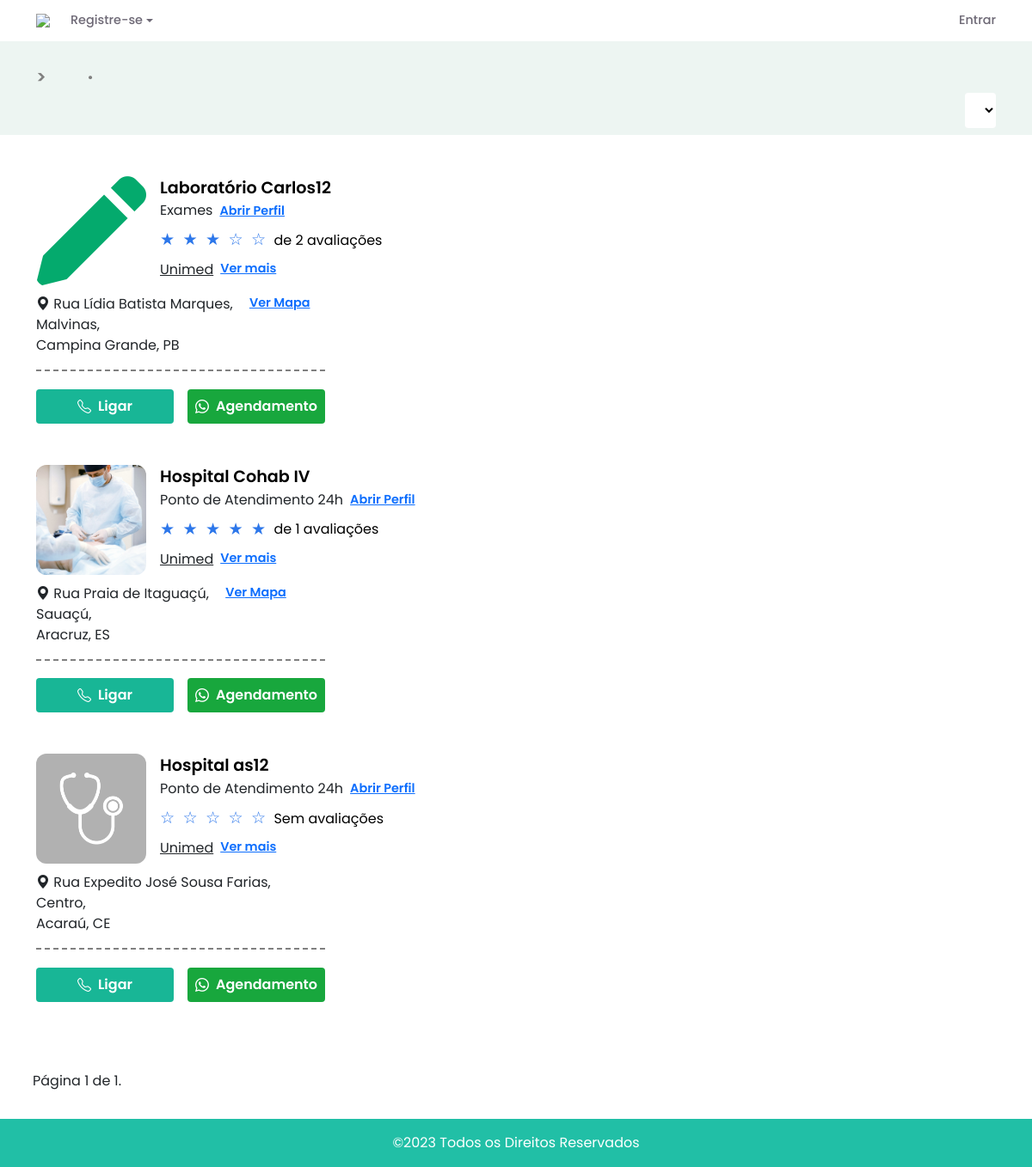
Screenshot of /clinicas/ with the database file from the repository.
### usuarios/models.py (models this page shows, shortened)
class CustomUser(AbstractBaseUser, PermissionsMixin):
    nome = models.CharField(_('nome'), max_length=30, blank=True)
    sobrenome = models.CharField(_('sobrenome'), max_length=30, blank=True)
    email = models.EmailField(_('email address'), unique=True)
    username = models.CharField(_('cpf'), max_length=30, unique=True)
    telefone = models.CharField(_('telefone'), max_length=20, blank=True)
    date_joined = models.DateTimeField(_('date joined'), default=timezone.now)
    is_staff = models.BooleanField(_('staff status'), default=False)
    email_verification_token = models.UUIDField(default=uuid.uuid4, editable=False)
    email_verified = models.BooleanField(default=True)
    stripe_customer_id = models.CharField(max_length=50, blank=True, null=True)
    objects = CustomUserManager()
    USERNAME_FIELD = 'email'
    REQUIRED_FIELDS = ['username']
    class Meta:
        verbose_name = _('user')
        verbose_name_plural = _('users')
    groups = models.ManyToManyField(
        'auth.Group',
        verbose_name=_('groups'),
        blank=True,
        help_text=_('The groups this user belongs to. A user will get all permissions granted to each of their groups.'),
        related_name="customuser_groups",
        related_query_name="customuser",
    )
    user_permissions = models.ManyToManyField(
        'auth.Permission',
        verbose_name=_('user permissions'),
        blank=True,
        help_text=_('Specific permissions for this user.'),
        related_name="customuser_user_permissions",
        related_query_name="customuser",
    )

class Clinica(CustomUser):
    is_active = models.BooleanField(_('active'), default=False)
    estados = models.ManyToManyField('Estado', blank=True)
    cidades = models.ManyToManyField('Cidade', blank=True)
    bairros = models.ManyToManyField('Bairro', blank=True)
    convenios = models.ManyToManyField('Convenio', blank=True)
    tipo_clinica = models.ManyToManyField('TipoClinica', blank=True)
    tipo_profissional = models.ManyToManyField('TipoProfissional', blank=True)
    especialidades = models.ManyToManyField('Especialidade')
    servicos = models.ManyToManyField('Servico', blank=True)
    idiomas = models.ManyToManyField('Idioma', blank=True)
    foto = models.ImageField(upload_to='images/', blank=True, null=True, default="/images/unknown.png")
    ceps = models.ManyToManyField(CEP, blank=True, related_name='clinicas')
    enderecos = models.ManyToManyField(Endereco, blank=True, related_name='clinicas')
    descricao = models. TextField(blank=True)
    avaliacoes = GenericRelation(Avaliacao)
    perguntas = models.ManyToManyField(PerguntaResposta, blank=True, related_name='clinicas')
    galeria = models.ManyToManyField(Foto, blank=True, related_name='clinicas')

class CustomUser(AbstractBaseUser, PermissionsMixin):
    nome = models.CharField(_('nome'), max_length=30, blank=True)
    sobrenome = models.CharField(_('sobrenome'), max_length=30, blank=True)
    email = models.EmailField(_('email address'), unique=True)
    username = models.CharField(_('cpf'), max_length=30, unique=True)
    telefone = models.CharField(_('telefone'), max_length=20, blank=True)
    date_joined = models.DateTimeField(_('date joined'), default=timezone.now)
    is_staff = models.BooleanField(_('staff status'), default=False)
    email_verification_token = models.UUIDField(default=uuid.uuid4, editable=False)
    email_verified = models.BooleanField(default=True)
    stripe_customer_id = models.CharField(max_length=50, blank=True, null=True)
    objects = CustomUserManager()
    USERNAME_FIELD = 'email'
    REQUIRED_FIELDS = ['username']
    class Meta:
        verbose_name = _('user')
        verbose_name_plural = _('users')
    groups = models.ManyToManyField(
        'auth.Group',
        verbose_name=_('groups'),
        blank=True,
        help_text=_('The groups this user belongs to. A user will get all permissions granted to each of their groups.'),
        related_name="customuser_groups",
        related_query_name="customuser",
    )
    user_permissions = models.ManyToManyField(
        'auth.Permission',
        verbose_name=_('user permissions'),
        blank=True,
        help_text=_('Specific permissions for this user.'),
        related_name="customuser_user_permissions",
        related_query_name="customuser",
    )

class Convenio(models.Model):
    nome = models.CharField(max_length=100)
    tipo_profissional = models.CharField(max_length=50, choices=CONVENIO_CHOICES, blank=True)

class Endereco(models.Model):
    rua = models.CharField(max_length=255)
    numero = models.IntegerField(null=True, blank=True)
    complemento = models.CharField(max_length=50, null=True, blank=True)
    bairro = models.ForeignKey(Bairro, on_delete=models.CASCADE)
    cidade = models.ForeignKey(Cidade, on_delete=models.CASCADE)
    estado = models.ForeignKey(Estado, on_delete=models.CASCADE)
    cep = models.ForeignKey(CEP, on_delete=models.CASCADE)
    latitude = models.FloatField(null=True, blank=True)
    longitude = models.FloatField(null=True, blank=True)
    profissional = models.ForeignKey('Profissional', related_name='enderecos_fk', on_delete=models.CASCADE, null=True, blank=True)
    clinica = models.ForeignKey('Clinica', related_name='enderecos_fk', on_delete=models.CASCADE, null=True, blank=True)

class Bairro(models.Model):
    nome = models.CharField(max_length=255)
    cidade = models.ForeignKey(Cidade, on_delete=models.CASCADE)
    def __str__(self):
        return self.nome

class Cidade(models.Model):
    estado = models.ForeignKey(Estado, related_name='cidades', on_delete=models.CASCADE)
    nome = models.CharField(max_length=100)
    def __str__(self):
        return self.nome

class Estado(models.Model):
    nome = models.CharField(max_length=100)
    def __str__(self):
        return self.nome

### core/views.py (the view)
# urls.py: path('clinicas/', listar_clinicas, name='listar_clinicas'),
def listar_clinicas(request):
    q_objects = Q(is_active=True, email_verified=True)
    tipo_clinica = request.GET.get('tipo_clinica', None)
    especialidade = request.GET.get('especialidade', None)
    estados = request.GET.get('estados', None)
    tipo_profissional = request.GET.get('tipo_profissional', None)
    bairros = request.GET.getlist('bairro', None)  # Obtém uma lista de bairros
    cidades = request.GET.get('cidades', None)
    convenios = request.GET.get('convenios', None)
    if tipo_clinica:
        q_objects &= Q(tipo_clinica__nome__icontains=tipo_clinica)
    if tipo_profissional:
        q_objects &= Q(tipo_profissional__nome__icontains=tipo_profissional)
    if especialidade:
        q_objects &= Q(especialidades__nome__icontains=especialidade)
    if estados:
        q_objects &= Q(estados__nome__icontains=estados)
    if cidades:
        q_objects &= Q(cidades__nome__icontains=cidades)
    if bairros:
        q_objects &= Q(bairro__nome__in=bairros)
    if convenios:
        q_objects &=Q(convenios__nome__icontains=convenios)
    avaliacoes = Clinica.objects.aggregate(media=Avg('avaliacoes__rating'), total_avaliacoes=Count('avaliacoes'))
    print("Média Geral das Clínicas:", avaliacoes)
    queryset = Clinica.objects.filter(q_objects).annotate(
        media=Avg('avaliacoes__rating'),  # Média das avaliações para cada clínica
        total_avaliacoes=Count('avaliacoes')  # Total de avaliações para cada clínica
    ).order_by('nome')
    has_emergency_subquery = Clinica.tipo_clinica.through.objects.filter(
        clinica_id=OuterRef('id'),
        tipoclinica__nome__icontains='Emergência'
    )
    queryset = queryset.annotate(has_emergency=Exists(has_emergency_subquery))
    paginator = Paginator(queryset, 10)
    page = request.GET.get('page')
    try:
        clinicas = paginator.page(page)
    except PageNotAnInteger:
        clinicas = paginator.page(1)
    except EmptyPage:
        clinicas = paginator.page(paginator.num_pages)
    context = {
        'clinicas': clinicas,
        'avaliacao': avaliacoes['media'],
        'total_avaliacoes': avaliacoes['total_avaliacoes']
    }
    return render(request, 'core/listar_clinicas.html', context)

### saudebras/templatetags/floor.py (called while the page is built)
@register.filter
def floor(value):
    return math_floor(value)

### saudebras/templates/core/listar_clinicas.html (shortened to what this page needs)
{% extends 'core/base.html' %}
{% load static %}
{% block 'conteudo' %}
 <div class="fluid-container w-100" style="background-color:#EDF5F2;">
          <div class="mt-4 container d-flex flex-column align-items-center justify-content-center">
            <div class="listarHeader d-flex w-100 justify-content-between">
              <div class="d-flex  justify-content-center flex-column align-items-start">
                <div class="d-flex align-items-center" style="gap:1rem;">
                   <span style="font-weight:600;color:gray; font-size:1.3rem;">&gt;</span>
          <span style="font-weight:600;color:gray; font-size:1.5rem;" >&#183;
          </span>
        </div>
        </div>
          </div>
          <form id="cidade_form"  class="mb-2 w-100 d-flex justify-content-end">
            <select style="max-width: 20rem; border-radius:4px; border:none; outline:none; background:#fff; " class="w-30 p-2" id="convenios_select">
            </select>
          </form>
        </div>
        </div>
        <div class="container mt-5 d-flex justify-content-between" style=" flex-grow:1;">
          <div class="clinicaDiv">
          {% for clinica in clinicas %}
          <div class="mb-5">
            <div class="d-flex flex-column align-items-start justify-content-center">
            <div class="d-flex" style="gap:1rem;">
              <img class="profImg" style="width: 8rem; height:8rem; object-fit:cover; border-radius:12px;" src="{{ clinica.foto.url }}">
              <div class="d-flex flex-column">
                <span style="color:#000 !important; font-size:1.2rem !important; font-weight:600;">{% if not clinica.has_emergency %}Laboratório{% else %}Hospital{% endif %}
                 {{ clinica.nome }}</span>
                <div class="d-flex mb-2">
                  {% if not clinica.has_emergency %}Exames{% else %}Ponto de Atendimento 24h{% endif %}
                <a class="verProf d-flex align-items-center text-center justify-content-center"  style="text-decoration: underline !important; font-size:.9rem; font-weight:600; margin-left:.5rem;" href="{% url 'perfil_clinica' clinica.id %}">Abrir Perfil</a>
              </div>
              {% load floor %}
<span style="font-size:1rem; color:#000 !important;">
    <div class="rating-display d-flex align-items-center mb-2">
        <div class="rating">
            {% if clinica.media %}
                {% with full_stars=clinica.media|floor half_stars=clinica.media|floatformat:"-1"|slice:"-1" %}
                    {% for i in "12345"|make_list %}
                        {% if i|add:"0" <= full_stars|add:"0" %}
                            <span style="font-size:1.2rem !important;" class="star1 full">&#9733;</span>
                        {% elif i|add:"0" == full_stars|add:"0"|add:1 and half_stars == "5" %}
                            <span style="font-size:1.2rem !important;" class="star1 half">&#189;</span>
                        {% else %}
                            <span style="font-size:1.2rem !important;" class="star1">&#9734;</span>
                        {% endif %}
                    {% endfor %}
                {% endwith %}
            {% else %}
                {% for i in "12345"|make_list %}
                    <span style="font-size:1.2rem !important;" class="star1">&#9734;</span>
                {% endfor %}
            {% endif %}
        </div>
        &nbsp;{% if clinica.total_avaliacoes %} <span class="totalAV"> de {{ clinica.total_avaliacoes }} avaliações</span> {% else %}<span class="totalAV">Sem avaliações</span> {% endif %}
    </div>
</span>
            <div class="d-flex mb-3">
              {% for convenio in clinica.convenios.all %}
                {% if forloop.counter < 2 %}
                  <span style="margin-right: .5rem !important; text-decoration:underline;">{{ convenio.nome }}</span>
                {% endif %}
              {% endfor %}
              {% if clinica.convenios.all.count > 1 %}
                <a href="#" style="text-decoration: underline !important; font-size:.9rem; font-weight:600;" data-bs-toggle="modal" data-bs-target="#conveniosModal-{{ clinica.id }}">Ver mais</a>
              {% endif %}
            </div>
              </div>
            </div>
              <div class="d-flex mb-3">
                {% for enderecos in clinica.enderecos.all %}
                {% if forloop.first %}
              <span style="margin-right:  .7rem !important;"><i class="bi bi-geo-alt-fill"></i>&nbsp;{{ enderecos.rua }},<br>{{enderecos.bairro}},<br>{{enderecos.cidade}},&nbsp;{{enderecos.estado}}</span>
              {% endif %}
            {% endfor %}
            {% for enderecos in clinica.enderecos.all %}
            {%if enderecos.latitude != None and enderecos.longitude != None %}
            {% if forloop.first %}
            <a href="#" class="showMapModal"
            data-latitude="{{ enderecos.latitude }}"
            data-longitude="{{ enderecos.longitude }}" style="text-decoration: underline !important; font-size:.9rem; font-weight:600; margin-left:.5rem;">Ver Mapa</a>
            {% endif %}
                {%endif%}
                {% endfor %}
              </div>
              <div class="d-flex justify-content-start align-items-center" style="gap:1rem; max-width:100%; border-top: dashed 2px gray;
              padding-top: 1.3rem;">
              {%if user.is_authenticated%}
              <a href="tel:{{ clinica.telefone|slice:":1" }}" style="display: flex; align-items: center; gap: 0.5rem;  justify-content:center; background:#18B696; width:10rem; max-width:100%; color:#fff; border-radius:4px; font-weight:600;" class="p-2 text-center"><i class="bi bi-telephone"></i> Ligar</a>
                <a class="agendamento-btn p-2 text-center" data-phone="{{ clinica.telefone }}" data-nome="{{clinica.nome}}" style="display: flex; align-items: center; justify-content:center; gap: 0.5rem; background:#18A73D;width:10rem; max-width:100%; border-radius:4px; color:#fff; font-weight:600;" href="{{clinica.telefone}}"><i class="bi bi-whatsapp"></i> Agendamento</a>
                {%else%}
                <a href="{% url 'login' %}" style="display: flex; align-items: center; gap: 0.5rem;  justify-content:center; background:#18B696; width:10rem; max-width:100%; color:#fff; border-radius:4px; font-weight:600;" class="p-2 text-center"><i class="bi bi-telephone"></i> Ligar</a>
                <a class=" p-2 text-center" style="display: flex; align-items: center; justify-content:center; gap: 0.5rem; background:#18A73D;width:10rem; max-width:100%; border-radius:4px; color:#fff; font-weight:600;" href="{% url 'login' %}"><i class="bi bi-whatsapp"></i> Agendamento</a>
                {%endif%}
              </div>
            </div>
          </div>
        {% endfor %}
        </div>
        <div id="mapStatic" style="height: 100%; width: 30%;"></div>
      </div>
{% load url_filters %}
<div class="container p-2 mt-4 mb-4 pagination">
{% with queries=request.GET.copy %}
<div class="pagination">
    <span class="step-links">
        <span class="current">
            Página {{ clinicas.number }} de {{ clinicas.paginator.num_pages }}.
        </span>
    </span>
</div>
{% endwith %}
</div>
{% endblock %}

### saudebras/static/css/home.css (style rules this page uses)
:root { --btn-color: #55ec8f; --border-color: #ffffff; --background-color: rgb(255, 255, 255); --btn-color-gradient: #21BFA6 ; }
.star, .star1 { cursor: pointer; font-size: 24px; margin-right: 5px; color:#2D77EA !important; }
* { font-family: 'Poppins', sans-serif !important; }
body { background-color: var(--background-color); min-height: 100vh; display: flex; flex-direction: column; }
a { text-decoration: none; }
form { margin-block-end: 0 !important; }

### rows the page displays
Clinica: foto (picture), shows "Laboratório", nome "Carlos12", shows "Exames", total_avaliacoes "2"
Convenio: nome "Unimed"
Endereco: rua "Rua Lídia Batista Marques", bairro "Malvinas", cidade "Campina Grande", estado "PB"
Clinica: foto (picture), shows "Hospital", nome "Cohab IV", shows "Ponto de Atendimento 24h", total_avaliacoes "1"
Endereco: rua "Rua Praia de Itaguaçú", bairro "Sauaçú", cidade "Aracruz", estado "ES"
Clinica: foto (picture), shows "Hospital", nome "as12", shows "Ponto de Atendimento 24h", shows "Sem avaliações"
Endereco: rua "Rua Expedito José Sousa Farias", bairro "Centro", cidade "Acaraú", estado "CE"

### other values shown
{{ clinicas.number }} "1"
{{ clinicas.paginator.num_pages }} "1"
